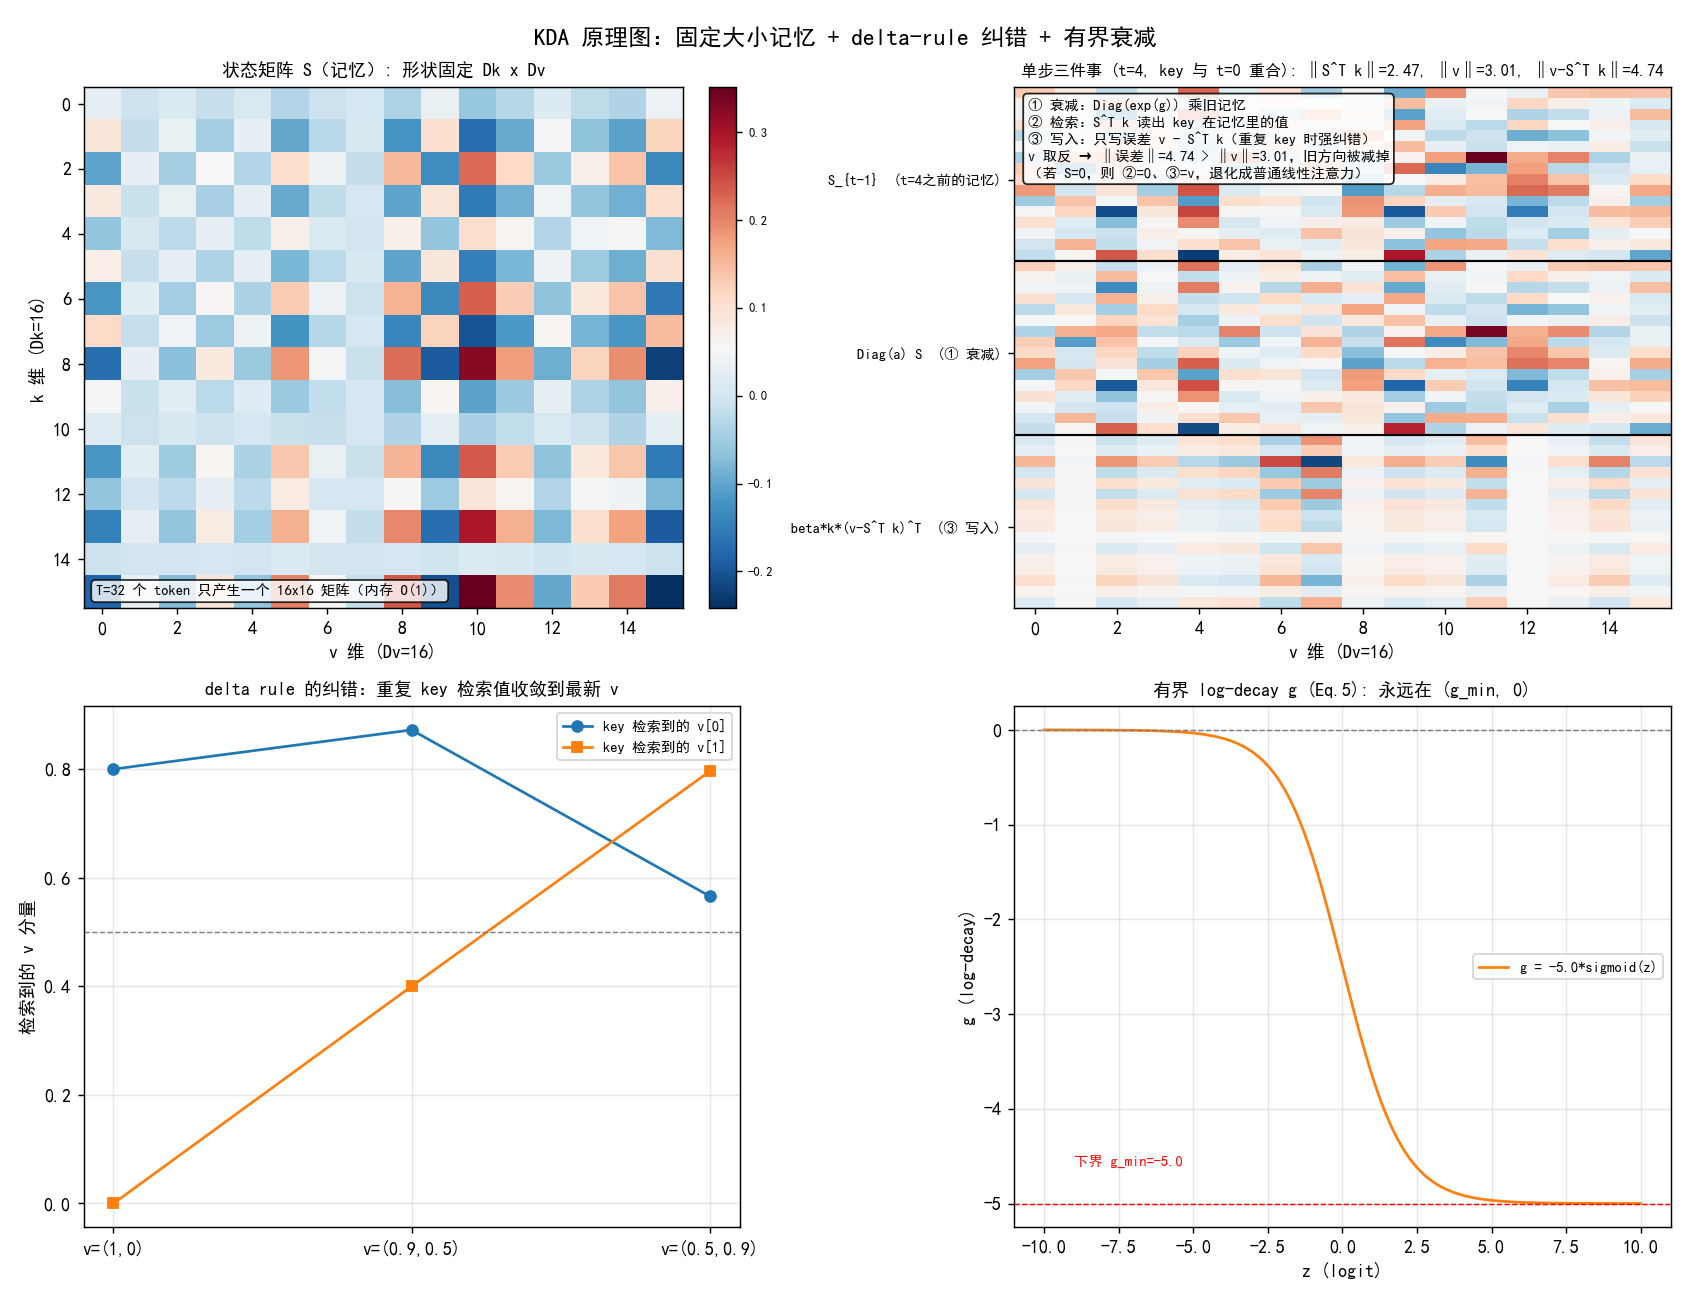

Write the Python code that produced this figure.
# -*- coding: utf-8 -*-
"""KDA 原理图 —— 回答「KDA 的原理需要给个图」（对应 KDA 文档 §4.1 Eq.1 / §4.2 Eq.5）。

本脚本不画示意性的假数据：所有曲线/热图都来自 ``kda_ref.py`` 的真实递推
（``kda_recurrent`` 是全项目 KDA 的 ground truth），因此图中每个数字都可复现。

四格布局（2x2）：
  左上：状态矩阵 S 的演化 —— KDA 的「记忆」是固定大小的 Dk x Dv 矩阵，不随 T 增长。
  右上：单步三件事拆解 —— 衰减 Diag(alpha)S、检索 S^T k、写入 beta*k*(v - S^T k)^T。
  左下：delta rule 的「纠错」本质 —— 写入后对同一个 key 的检索误差如何被压下去。
  右下：有界 log-decay g = g_min*sigmoid(exp(A)z) 的取值范围（Eq.5 的下界设计）。
"""

from __future__ import annotations

import math
import os
import sys

HERE = os.path.dirname(os.path.abspath(__file__))
# 从仓库根目录运行，src 包直接可用；同时把本目录放上路径以便 import plot_utils。
sys.path.insert(0, "src")
sys.path.insert(0, HERE)

import torch
import numpy as np

# 必须在 pyplot 真正绘图前配置中文字体，否则中文渲染成方框。
from plot_utils import setup_cjk_font

from matplotlib import pyplot as plt
from matplotlib.ticker import FuncFormatter

from models.llm.kimi_k3.modules.kda_ref import kda_recurrent, kda_step


def make_inputs(b=1, t=32, h=1, dk=16, dv=16, *, g_min=-5.0, dtype=torch.float64, seed=7):
    """生成一组可复现的 KDA 输入：q/k 做 L2 归一化、g 走有界门控、beta 在 (0,1)。"""
    gen = torch.Generator().manual_seed(seed)
    q = torch.nn.functional.normalize(torch.randn(b, h, t, dk, dtype=dtype, generator=gen), dim=-1)
    k = torch.nn.functional.normalize(torch.randn(b, h, t, dk, dtype=dtype, generator=gen), dim=-1)
    v = torch.randn(b, h, t, dv, dtype=dtype, generator=gen)
    g = g_min * torch.sigmoid(torch.randn(b, h, t, dk, dtype=dtype, generator=gen))
    beta = torch.sigmoid(torch.randn(b, h, t, dtype=dtype, generator=gen))
    return q, k, v, g, beta


def plot_state_evolution(ax, q, k, v, g, beta):
    """左上：展示 S 矩阵随 token 推进的变化（固定 Dk x Dv，尺寸不变）。"""
    b, h, t, dk = k.shape
    dv = v.shape[-1]
    # 用 kda_recurrent 拿最终状态作为展示对象。
    _, state = kda_recurrent(q, k, v, g, beta)
    s = state[0, 0].detach().numpy()  # (dk, dv)

    ax.imshow(s, cmap="RdBu_r", aspect="auto")
    ax.set_title("状态矩阵 S（记忆）: 形状固定 Dk x Dv", fontsize=10)
    ax.set_xlabel(f"v 维 (Dv={dv})")
    ax.set_ylabel(f"k 维 (Dk={dk})")
    cb = ax.figure.colorbar(ax.images[0], ax=ax, fraction=0.046, pad=0.04)
    cb.ax.tick_params(labelsize=7)
    ax.text(
        0.02, 0.02,
        f"T={t} 个 token 只产生一个 {dk}x{dv} 矩阵（内存 O(1)）",
        transform=ax.transAxes, fontsize=8, va="bottom",
        bbox=dict(boxstyle="round", fc="white", alpha=0.8),
    )


def plot_single_step(ax, q, k, v, g, beta):
    """右上：单步三件事拆解 —— 在「真实有记忆」的状态上重放 kda_step 的三件事。

    关键修正 1：必须先把 state 跑到第 i 步的真实值（非零、含历史信息），
    否则 S^T k = 0、v - S^T k = v，「检索 / 纠错」退化成「纯外积 k*v^T」。

    关键修正 2：让当前 key 与历史中某个 key 重合（人为构造"重复 key"场景），
    这样 S^T k 才有真实量级，「v - S^T k ≠ v」的纠错才看得见。

    关键修正 3：本子图自己用轻衰减 g（接近 0）跑前 i 步——主输入的 g_min=-5
    衰减太快，4 步之后历史记忆几乎归零，检索结果 S^T k≈0 又退化成平凡情形。
    """
    b, h, t, dk = k.shape
    dv = v.shape[-1]
    i = 4  # 挑一个中间的 token 展示
    # 本子图专用的轻衰减输入：g 接近 0 -> alpha≈1，记忆在前 i 步几乎不衰减。
    # 为了让纠错量级看得清楚，beta 也取大一些（0.9）。
    g_light = torch.full_like(g[:, :, :i], -0.05)
    beta_strong = torch.full_like(beta[:, :, :i], 0.9)

    # 1) 顺序跑出「进入第 i 步之前」的真实状态 S_{i-1}（用轻衰减、强写入）。
    state = torch.zeros(b, h, dk, dv, dtype=k.dtype)
    for j in range(i):
        _, state = kda_step(q[:, :, j], k[:, :, j], v[:, :, j],
                            g_light[:, :, j], beta_strong[:, :, j], state)
    state_prev = state.clone()

    # 2) 人为让当前 key 与第 0 步的 key 重合（重复 key 场景），
    #    同时把当前 v 改成与第 0 步 v 差距很大的向量，让"纠错"最大化。
    k_cur = k[:, :, 0].clone()
    v_cur = -v[:, :, 0].clone()  # 故意取负，构造"v 反转"的强冲突
    alpha_cur = g_light[:, :, 0].exp().clone()  # 与历史一致的轻衰减
    beta_cur = torch.full_like(beta[:, :, 0], 0.9)

    # 3) 在该真实 state 上手动重放三件事。
    decayed = alpha_cur.unsqueeze(-1) * state_prev                        # ① 衰减：Diag(a) S
    sk = torch.einsum("bhd,bhdv->bhv", k_cur, decayed)                    # ② 检索：S^T k
    err = v_cur - sk                                                      # ③ 误差：v - S^T k
    write = beta_cur.unsqueeze(-1).unsqueeze(-1) * \
        k_cur.unsqueeze(-1) * err.unsqueeze(-2)                           # 写入量 beta * k * err^T

    # 三段记忆形状完全一致，沿 k 维拼接展示「衰减前 -> 衰减后 -> 本步写入」。
    s_prev = state_prev[0, 0].detach().numpy()
    s_decy = decayed[0, 0].detach().numpy()
    s_writ = write[0, 0].detach().numpy()
    combo = np.concatenate([s_prev, s_decy, s_writ], axis=0)  # (3*dk, dv)
    m = float(max(abs(combo.min()), abs(combo.max())))

    ax.imshow(combo, cmap="RdBu_r", aspect="auto", vmin=-m, vmax=m)
    ax.axhline(dk - 0.5, color="black", lw=1.2)
    ax.axhline(2 * dk - 0.5, color="black", lw=1.2)
    ax.set_yticks([dk // 2, dk + dk // 2, 2 * dk + dk // 2])
    ax.set_yticklabels([
        f"S_{{t-1}}  (t={i}之前的记忆)",
        "Diag(a) S  (① 衰减)",
        "beta*k*(v-S^T k)^T  (③ 写入)",
    ], fontsize=8)
    ax.set_xlabel(f"v 维 (Dv={dv})")
    # 关键标量：证明 ② 检索到的不是 0、③ 误差也不是 v 本身
    sk_n = float(sk[0, 0].norm())
    err_n = float(err[0, 0].norm())
    v_n = float(v_cur[0, 0].norm())
    ax.set_title(
        f"单步三件事 (t={i}, key 与 t=0 重合): ‖S^T k‖={sk_n:.2f}, "
        f"‖v‖={v_n:.2f}, ‖v-S^T k‖={err_n:.2f}",
        fontsize=9,
    )
    ax.text(
        0.02, 0.98,
        "① 衰减：Diag(exp(g)) 乘旧记忆\n"
        "② 检索：S^T k 读出 key 在记忆里的值\n"
        "③ 写入：只写误差 v - S^T k（重复 key 时强纠错）\n"
        f"v 取反 → ‖误差‖={err_n:.2f} > ‖v‖={v_n:.2f}，旧方向被减掉\n"
        "（若 S=0，则 ②=0、③=v，退化成普通线性注意力）",
        transform=ax.transAxes, fontsize=8, va="top",
        bbox=dict(boxstyle="round", fc="white", alpha=0.85),
    )


def plot_delta_rule(ax, q, k, v, g, beta):
    """左下：delta rule 的纠错本质 —— 用可复现的重复 key 展示写入前后的检索变化。"""
    # 构造一个"同一个 key 反复出现、v 逐渐改变"的场景：人工 k/v，走 kda_step。
    b, h, dk, dv = 1, 1, 4, 4
    torch.manual_seed(0)
    kk = torch.nn.functional.normalize(torch.randn(b, h, dk), dim=-1)
    vs = [torch.tensor([1.0, 0.0, 0.0, 0.0]).view(1, 1, dv),
          torch.tensor([0.9, 0.5, 0.0, 0.0]).view(1, 1, dv),
          torch.tensor([0.5, 0.9, 0.0, 0.0]).view(1, 1, dv)]
    g_fix = torch.full((b, h, dk), -0.05)  # 轻微衰减，主要看写入
    beta_fix = torch.full((b, h), 0.8)
    state = torch.zeros(b, h, dk, dv)
    retrievals = []
    for vv in vs:
        _, state = kda_step(kk, kk, vv, g_fix, beta_fix, state)
        retr = torch.einsum("bhd,bhdv->bhv", kk, state)
        retrievals.append(retr[0, 0, :].detach().numpy().copy())

    ax.plot(range(len(vs)), [r[0] for r in retrievals], marker="o", label="key 检索到的 v[0]")
    ax.plot(range(len(vs)), [r[1] for r in retrievals], marker="s", label="key 检索到的 v[1]")
    ax.axhline(0.5, ls="--", color="gray", lw=0.8)
    ax.set_xticks(range(len(vs)))
    ax.set_xticklabels(["v=(1,0)", "v=(0.9,0.5)", "v=(0.5,0.9)"])
    ax.set_title("delta rule 的纠错：重复 key 检索值收敛到最新 v", fontsize=10)
    ax.set_ylabel("检索到的 v 分量")
    ax.legend(fontsize=8)
    ax.grid(alpha=0.3)


def plot_gate(ax, g_min=-5.0):
    """右下：有界 log-decay 的取值曲线（Eq.5）。"""
    z = torch.linspace(-10, 10, 200)
    # g = g_min * sigmoid(z)，其中 A=0 简化
    g = g_min * torch.sigmoid(z)
    ax.plot(z.numpy(), g.numpy(), label=f"g = {g_min}*sigmoid(z)", color="C1")
    ax.axhline(0, ls="--", color="gray", lw=0.8)
    ax.axhline(g_min, ls="--", color="red", lw=0.8)
    ax.text(-9, g_min * 0.92, f"下界 g_min={g_min}", fontsize=8, color="red")
    ax.set_title("有界 log-decay g (Eq.5): 永远在 (g_min, 0)", fontsize=10)
    ax.set_xlabel("z (logit)")
    ax.set_ylabel("g (log-decay)")
    ax.legend(fontsize=8)
    ax.grid(alpha=0.3)


def main():
    torch.set_num_threads(2)
    font = setup_cjk_font()
    print("cjk font:", font)

    q, k, v, g, beta = make_inputs(t=32, h=1)

    fig, ax = plt.subplots(2, 2, figsize=(13, 10))

    plot_state_evolution(ax[0, 0], q, k, v, g, beta)
    plot_single_step(ax[0, 1], q, k, v, g, beta)
    plot_delta_rule(ax[1, 0], q, k, v, g, beta)
    plot_gate(ax[1, 1])

    fig.suptitle("KDA 原理图：固定大小记忆 + delta-rule 纠错 + 有界衰减", fontsize=13)
    plt.tight_layout()
    out = os.path.join(HERE, "plot_kda_principle.png")
    plt.savefig(out, dpi=130)
    print("saved", out)


if __name__ == "__main__":
    main()
